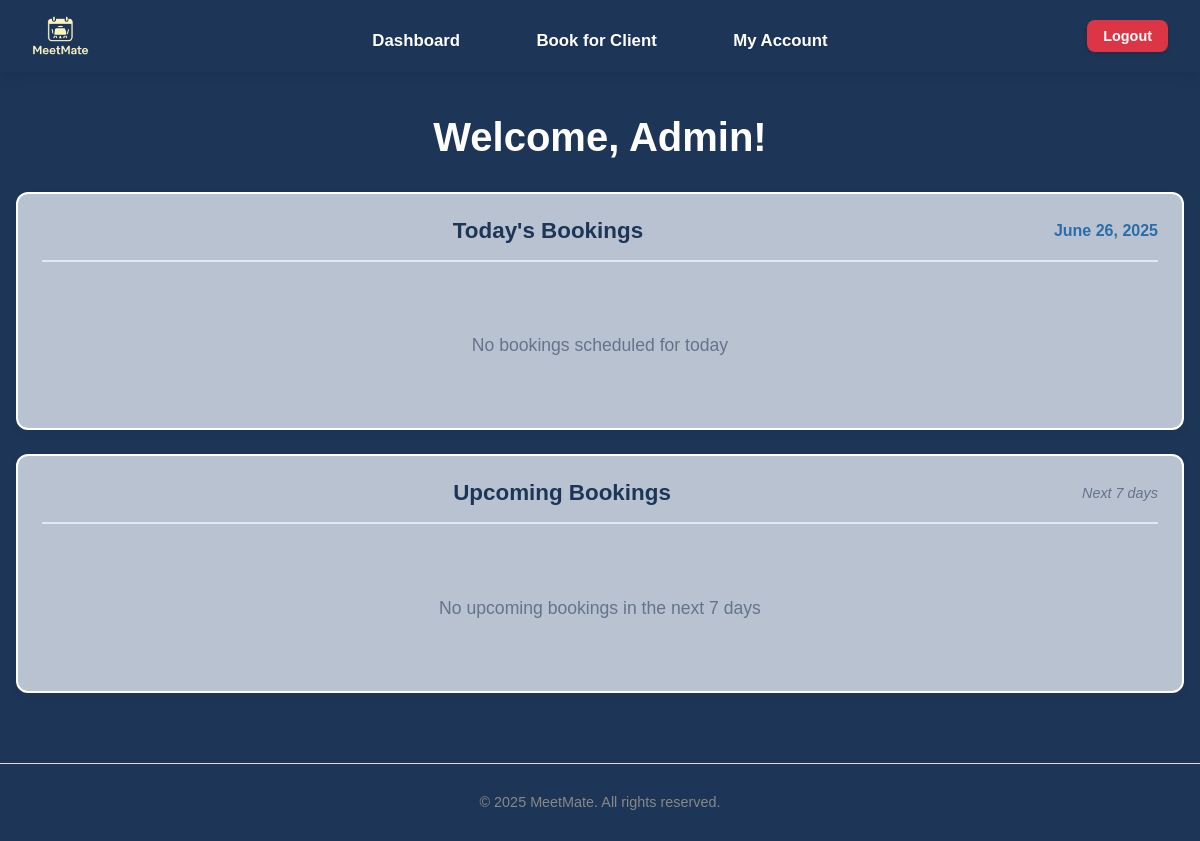
The page /dashboard (signed in) on the database as committed earlier.
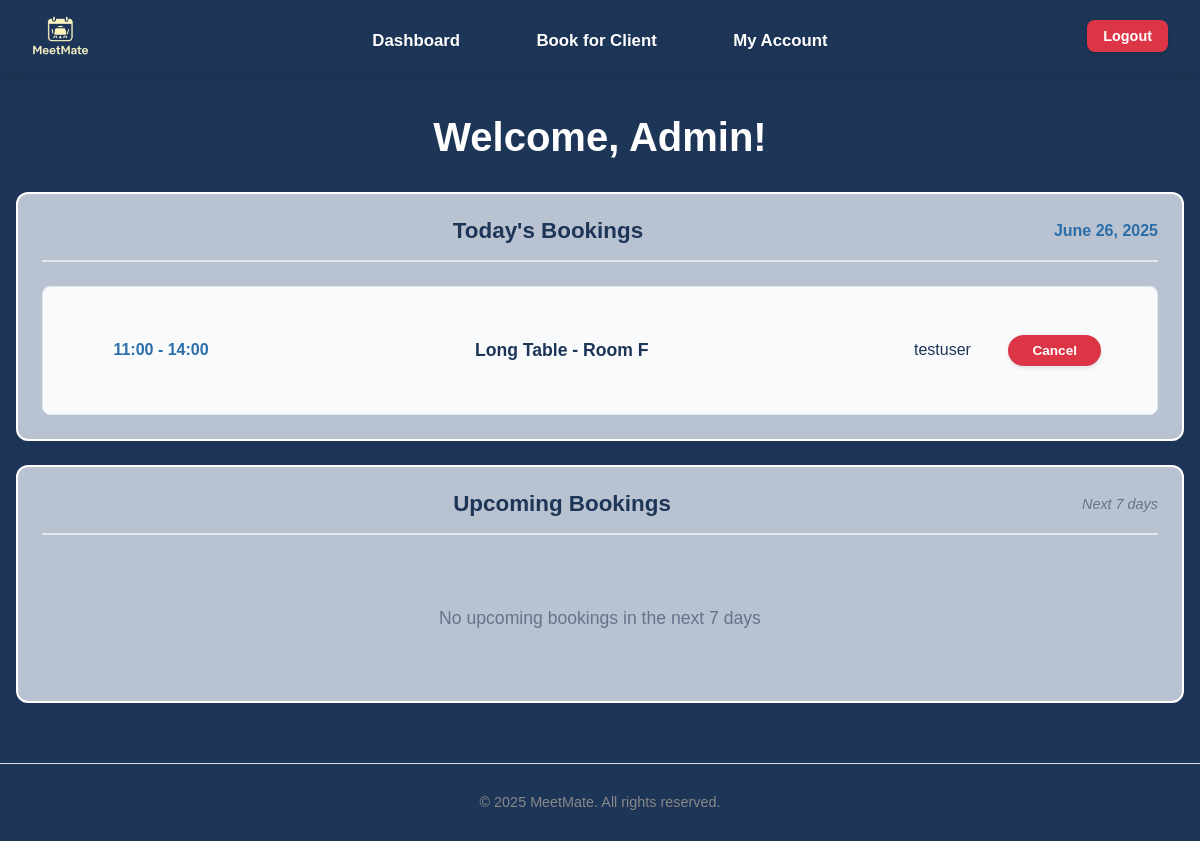
The same page on the database as committed later.
### tables this page shows
CREATE TABLE users (
                id INTEGER PRIMARY KEY AUTOINCREMENT,
                username TEXT NOT NULL UNIQUE,
                email TEXT NOT NULL UNIQUE,
                password TEXT NOT NULL,
                firstname TEXT,
                lastname TEXT,
                dob TEXT,
                address TEXT,
                role TEXT DEFAULT 'user'
            );

CREATE TABLE bookings (
                id INTEGER PRIMARY KEY AUTOINCREMENT,
                user_id INTEGER NOT NULL,
                room_id INTEGER NOT NULL,
                date TEXT NOT NULL,
                time_start TEXT NOT NULL,
                time_end TEXT NOT NULL,
                booking_admin_id INTEGER,
                notes TEXT,
                FOREIGN KEY (user_id) REFERENCES users (id),
                FOREIGN KEY (room_id) REFERENCES rooms (id),
                FOREIGN KEY (booking_admin_id) REFERENCES users (id)
            );

CREATE TABLE rooms (
                id INTEGER PRIMARY KEY AUTOINCREMENT,
                name TEXT NOT NULL,
                location TEXT NOT NULL,
                capacity INTEGER NOT NULL,
                room_type TEXT DEFAULT 'conference'
            );

### app.py (the view, shortened to what this page needs)
@app.route('/dashboard')
@login_required
def dashboard():
    connection = get_database_connection()
    cursor = connection.cursor()
    user_id = session['user_id']
    user = get_user_by_id(user_id)
    if not user:
        flash('User not found', 'error')
        return redirect(url_for('logout'))
    now = datetime.now()
    current_date = now.date()
    current_time = now.time()
    today_bookings = []
    upcoming_bookings = []
    today_date = ''
    user_today_bookings = []
    user_upcoming_bookings = []
    if session.get('role') == 'admin':
        from datetime import date, timedelta
        today = date.today()
        today_str = today.strftime('%Y-%m-%d')
        today_date = today.strftime('%B %d, %Y')
        tomorrow = today + timedelta(days=1)
        next_week = today + timedelta(days=7)
        tomorrow_str = tomorrow.strftime('%Y-%m-%d')
        next_week_str = next_week.strftime('%Y-%m-%d')
        cursor.execute('''
            SELECT
                b.id,
                b.date,
                b.time_start,
                b.time_end,
                b.notes,
                u.username,
                r.name as room_name,
                admin.username as admin_name
            FROM bookings b
            JOIN users u ON b.user_id = u.id
            JOIN rooms r ON b.room_id = r.id
            LEFT JOIN users admin ON b.booking_admin_id = admin.id
            WHERE b.date = ?
            ORDER BY b.time_start
        ''', (today_str,))
        for row in cursor.fetchall():
            booking = dict(row)
            if booking['admin_name']:
                booking['booked_by'] = f"Admin: {booking['admin_name']}"
            else:
                booking['booked_by'] = "Self"
            booking_date = date.fromisoformat(booking['date'])
            booking_start_time = time.fromisoformat(booking['time_start'] + ':00' if len(booking['time_start']) == 5 else booking['time_start'])
            if booking_date == current_date:
                booking['can_cancel'] = current_time < booking_start_time
                booking['status'] = 'Complete' if current_time >= booking_start_time else None
            else:
                booking['can_cancel'] = True
                booking['status'] = None
            today_bookings.append(booking)
        cursor.execute('''
            SELECT
                b.id,
                b.date,
                b.time_start,
                b.time_end,
                b.notes,
                u.username,
                r.name as room_name,
                admin.username as admin_name
            FROM bookings b
            JOIN users u ON b.user_id = u.id
            JOIN rooms r ON b.room_id = r.id
            LEFT JOIN users admin ON b.booking_admin_id = admin.id
            WHERE b.date >= ? AND b.date <= ?
            ORDER BY b.date, b.time_start
            LIMIT 10
        ''', (tomorrow_str, next_week_str))
        for row in cursor.fetchall():
            booking = dict(row)
            if booking['admin_name']:
                booking['booked_by'] = f"Admin: {booking['admin_name']}"
            else:
                booking['booked_by'] = "Self"
            booking_date = date.fromisoformat(booking['date'])
            booking['formatted_date'] = booking_date.strftime('%a, %b %d')
            booking['can_cancel'] = True
            booking['status'] = None
            upcoming_bookings.append(booking)
    connection.close()
    return render_template('dashboard.html',
                         user=user,
                         today_bookings=today_bookings,
                         today_date=today_date,
                         upcoming_bookings=upcoming_bookings,
                         user_today_bookings=user_today_bookings,
                         user_upcoming_bookings=user_upcoming_bookings)

### app.py (called while the page is built)
def get_database_path():
    app_directory = app.root_path
    instance_directory = os.path.join(app_directory, 'instance')
    os.makedirs(instance_directory, exist_ok=True)
    database_path = os.path.join(instance_directory, 'meetmate.db')
    return database_path

def get_database_connection():
    db_path = get_database_path()
    connection = sqlite3.connect(db_path)
    connection.row_factory = sqlite3.Row
    return connection

def get_user_by_id(user_id):
    connection = get_database_connection()
    cursor = connection.cursor()
    cursor.execute("SELECT * FROM users WHERE id = ?", (user_id,))
    user = cursor.fetchone()
    connection.close()
    if user:
        return dict(user)
    return None

def login_required(f):
    @wraps(f)
    def decorated_function(*args, **kwargs):
        if 'user_id' not in session:
            flash('Please login to access this page', 'error')
            return redirect(url_for('login'))
        user = get_user_by_id(session['user_id'])
        if not user:
            session.clear()
            flash('Your account is no longer valid. Please login again.', 'warning')
            return redirect(url_for('login'))
        return f(*args, **kwargs)
    return decorated_function

### templates/dashboard.html (shortened to what this page needs)
{% extends "base.html" %}
{% block content %}
<div class="dashboard">
    <h1>Welcome, {% if user.firstname %}{{ user.firstname }}{% else %}{{ session.username }}{% endif %}!</h1>
    {% if session.role == 'admin' %}
    <div class="dashboard-section">
        <div class="section-card">
            <div class="section-header">
                <h2>Today's Bookings</h2>
                <span class="date">{{ today_date }}</span>            </div>              {% if today_bookings %}
                <div class="bookings-list">{% for booking in today_bookings %}
                        <div class="booking-item">
                            <div class="booking-time">
                                {{ booking.time_start }} - {{ booking.time_end }}
                            </div>
                            <div class="booking-details">
                                <strong>{{ booking.room_name }}</strong>
                            </div>
                            <div class="booking-name">
                                {{ booking.username }}
                            </div>
                            <div class="booking-actions">
                                {% if booking.can_cancel %}
                                    <a href="{{ url_for('cancel_booking', booking_id=booking.id) }}"
                                       class="btn btn-danger btn-small"
                                       onclick="return confirm('Are you sure you want to cancel this booking?')">
                                        Cancel
                                    </a>
                                {% elif booking.status == 'Complete' %}
                                    <div class="booking-status">
                                        <span class="status-completed">Complete</span>
                                    </div>
                                {% endif %}
                            </div>
                        </div>
                    {% endfor %}
                </div>            {% else %}
                <div class="no-bookings">
                    <p>No bookings scheduled for today</p>
                </div>
            {% endif %}
        </div>
    </div>
    <div class="dashboard-section">
        <div class="section-card">
            <div class="section-header">
                <h2>Upcoming Bookings</h2>
                <span class="subtitle">Next 7 days</span>            </div>              {% if upcoming_bookings %}
                <div class="bookings-list">{% for booking in upcoming_bookings %}
                        <div class="booking-item">
                            <div class="booking-date">
                                {{ booking.formatted_date }}
                            </div>
                            <div class="booking-time">
                                {{ booking.time_start }} - {{ booking.time_end }}
                            </div>
                            <div class="booking-details">
                                <strong>{{ booking.room_name }}</strong>
                                {% if booking.notes %}
                                    <div class="booking-notes">{{ booking.notes }}</div>
                                {% endif %}
                            </div>
                            <div class="booking-name">
                                {{ booking.username }}
                            </div>
                            <div class="booking-actions">
                                {% if booking.can_cancel %}
                                    <a href="{{ url_for('cancel_booking', booking_id=booking.id) }}"
                                       class="btn btn-danger btn-small"
                                       onclick="return confirm('Are you sure you want to cancel this booking?')">
                                        Cancel
                                    </a>
                                {% elif booking.status == 'Complete' %}
                                    <div class="booking-status">
                                        <span class="status-completed">Complete</span>
                                    </div>
                                {% endif %}
                            </div>
                        </div>
                    {% endfor %}
                </div>            {% else %}
                <div class="no-bookings">
                    <p>No upcoming bookings in the next 7 days</p>
                </div>
            {% endif %}
        </div>
    </div>
    {% endif %}
</div>
{% endblock %}

### templates/base.html (shortened to what this page needs)
<!DOCTYPE html>
<html>
    <head>
        <link rel="stylesheet" type="text/css" href="{{ url_for('static', filename='css/style.css')}}" />
        <link rel="stylesheet" href="https://cdnjs.cloudflare.com/ajax/libs/font-awesome/6.0.0/css/all.min.css">
        <link rel="icon" type="image/png" href="{{ url_for('static', filename='images/favicon.png') }}">    </head>
    <body{% if request.endpoint == 'index' %} class="home-page-body"{% endif %}>        <header>            <div class="header-content">
                <div class="logo">
                    <a href="{{ url_for('index') }}">
                        <img src="{{ url_for('static', filename='images/meetmate-logo.png') }}" alt="MeetMate" class="logo-img">
                    </a>
                </div><nav>                    <ul>                        {% if session.user_id %}                            {% if session.role == 'admin' %}
                                <li><a href="{{ url_for('dashboard') }}">Dashboard</a></li>
                                <li><a href="{{ url_for('admin_book') }}">Book for Client</a></li>
                                <li><a href="{{ url_for('admin') }}">My Account</a></li>
                            {% endif %}
                        {% else %}
                            <li><a href="{{ url_for('about') }}">Contact us</a></li>
                        {% endif %}
                    </ul>                </nav>
                {% if session.user_id %}
                <div class="user-menu">
                    <a href="{{ url_for('logout') }}" class="btn btn-logout">Logout</a>
                </div>
                {% endif %}
            </div>
        </header>
        <div class="container">
            {% block content %}{% endblock %}
        </div>
        <footer>
            <p>&copy; 2025 MeetMate. All rights reserved.</p>
        </footer>
    </body>
</html>

Rows that differ between the two databases and show on the page:
added bookings: date "June 26, 2025", time_start "11:00", time_end "14:00", room_name "Long Table - Room F", username "testuser"
Other text that changed with them:
{{ today_date }}: "June 26, 2025" → (not shown)
text no longer shown: "No bookings scheduled for today"
